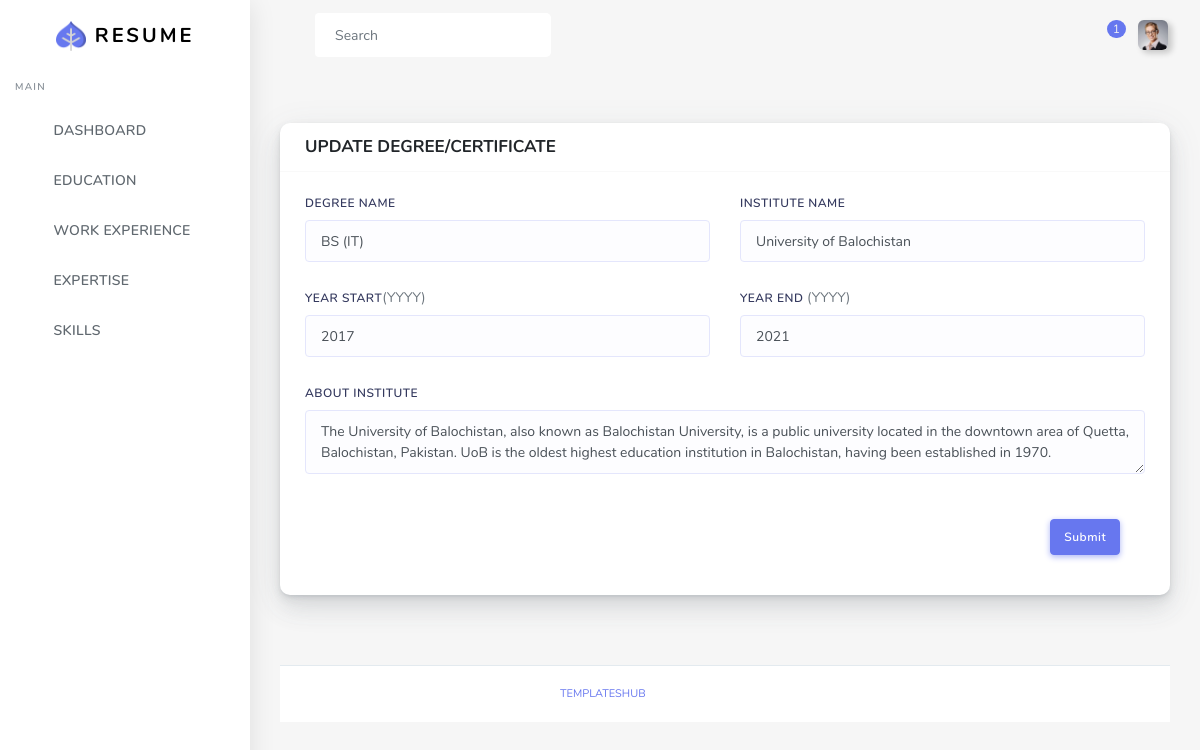
/edit-education/edit_id=1 (signed in), run on the app's committed database.
### models.py (models this page shows)
class Education(db.Model):
    __tablename__ = "education"
    id = db.Column(db.Integer, primary_key=True)
    uid = db.Column(db.Integer, nullable=True)
    certificate_name = db.Column(db.String(300), nullable=True)
    institute = db.Column(db.String(300), nullable=True)
    about = db.Column(db.String(300), nullable=True)
    s_date    = db.Column(db.String(120), nullable=True)
    e_date= db.Column(db.String(120), nullable=True)

### main.py (the view)
@app.route("/edit-education/edit_id=<id>", methods=['POST', 'GET'])
def edit_degree(id):
    req = db.session.query(Education, Users).filter(Education.id == id).filter(Users.id == session.get('id')).first()
    edit = db.session.query(Education, Users).filter(Education.id == id).filter(Users.id == session.get('id')).first()
    if edit:
        if session.get('username'):
            if request.method == 'POST':
                degree = request.form.get('degree')
                inst = request.form.get('institute')
                s_date = request.form.get('s_date')
                e_date = request.form.get('e_date')
                abt = request.form.get('about')
                edit.Education.certificate_name = degree
                edit.Education.institute = inst
                edit.Education.s_date = s_date
                edit.Education.e_date = e_date
                edit.Education.about = abt
                db.session.commit()
                flash('UPDATED SUCCESSFULLY')
                return render_template("user/edit_education.html", req=req)
            else:
                return render_template("user/edit_education.html", req=req)
        else:
            return render_template("404.html", req=req)
    else:
        return redirect(url_for('login'))

### templates/user/edit_education.html (shortened to what this page needs)
 {% extends "user/base.html" %}
 {% block body %}
      <div class="main-content">
        <section class="section">
          <div class="section-body">
              <div class="col-20 col-md-20 col-lg-20">
                <div class="card">
                  <form method="post">
                    <div class="card-header">
                      <h4>UPDATE DEGREE/CERTIFICATE</h4>
                    </div>
                    <div class="card-body">
                       <div class="row">
                      <div class="form-group col-md-6 col-12">
                        <label>DEGREE NAME</label>
                        <input type="text" name="degree" id="degree" class="form-control" required="" value="{{req.Education.certificate_name}}">
                      </div>
                       <div class="form-group col-md-6 col-12">
                        <label>INSTITUTE NAME</label>
                        <input type="text" class="form-control" name="institute" required="" value="{{req.Education.institute}}">
                      </div>
                              <div class="form-group col-md-6 col-12">
                        <label>YEAR START</label>(YYYY)
                                  <input type="text" id="s_date" name="s_date" PATTERN="{4,4}"  class="form-control" required="" value="{{req.Education.s_date}}">
                      </div>
                              <div class="form-group col-md-6 col-12">
                        <label>YEAR END</label> (YYYY)
                        <input type="text"  class="form-control" name="e_date" pattern="{4}" id="e_date" required="" value="{{req.Education.e_date}}">
                      </div>
                           </div>
                      <div class="form-group">
                        <label>ABOUT INSTITUTE</label>
                        <textarea class="form-control" required="" name="about" id="about">{{req.Education.about}}</textarea>
                      </div>
                    <div class="card-footer text-right">
                      <button class="btn btn-primary">Submit</button>
                    </div>
                  </form>
                </div>
          </div>
        </section>
         {% endblock%}

### data on the page
Education: degree "BS (IT)", institute "University of Balochistan", s_date "2017", e_date "2021", about "The University of Balochistan, also known as Balochistan University, is a public university located in the downtown area of Quetta, Balochistan, Pakistan. UoB is the oldest highest education institution in Balochistan, having been established in 1970."
